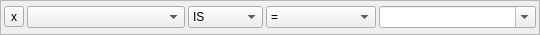
<?xml version="1.0" encoding="UTF-8"?>
<ui version="4.0">
 <class>searchItem</class>
 <widget class="QFrame" name="searchItem">
  <property name="geometry">
   <rect>
    <x>0</x>
    <y>0</y>
    <width>540</width>
    <height>35</height>
   </rect>
  </property>
  <property name="sizePolicy">
   <sizepolicy hsizetype="Preferred" vsizetype="Fixed">
    <horstretch>0</horstretch>
    <verstretch>0</verstretch>
   </sizepolicy>
  </property>
  <property name="font">
   <font>
    <pointsize>9</pointsize>
   </font>
  </property>
  <property name="windowTitle">
   <string>Frame</string>
  </property>
  <property name="frameShape">
   <enum>QFrame::StyledPanel</enum>
  </property>
  <property name="frameShadow">
   <enum>QFrame::Raised</enum>
  </property>
  <layout class="QGridLayout" name="gridLayout">
   <property name="margin">
    <number>3</number>
   </property>
   <property name="spacing">
    <number>3</number>
   </property>
   <item row="1" column="3">
    <widget class="QComboBox" name="operatorCombo">
     <property name="maximumSize">
      <size>
       <width>110</width>
       <height>16777215</height>
      </size>
     </property>
     <item>
      <property name="text">
       <string>=</string>
      </property>
     </item>
     <item>
      <property name="text">
       <string>&lt;</string>
      </property>
     </item>
     <item>
      <property name="text">
       <string>&gt;</string>
      </property>
     </item>
     <item>
      <property name="text">
       <string>text equals</string>
      </property>
     </item>
     <item>
      <property name="text">
       <string>text search</string>
      </property>
     </item>
    </widget>
   </item>
   <item row="1" column="4">
    <widget class="QComboBox" name="valueCombo">
     <property name="editable">
      <bool>true</bool>
     </property>
    </widget>
   </item>
   <item row="1" column="2">
    <widget class="QComboBox" name="boolCombo">
     <property name="maximumSize">
      <size>
       <width>75</width>
       <height>16777215</height>
      </size>
     </property>
     <item>
      <property name="text">
       <string>IS</string>
      </property>
     </item>
     <item>
      <property name="text">
       <string>IS NOT</string>
      </property>
     </item>
    </widget>
   </item>
   <item row="1" column="1">
    <widget class="QComboBox" name="fieldCombo"/>
   </item>
   <item row="1" column="0">
    <widget class="QToolButton" name="deleteBox">
     <property name="text">
      <string>x</string>
     </property>
    </widget>
   </item>
  </layout>
 </widget>
 <resources/>
 <connections/>
</ui>
